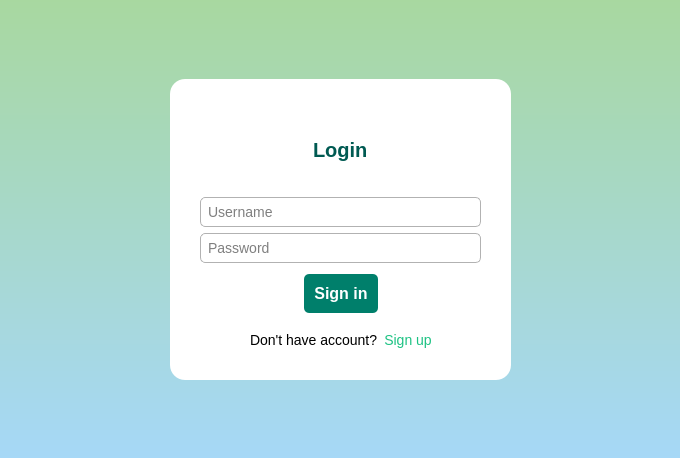
<?xml version="1.0" encoding="UTF-8"?>
<ui version="4.0">
 <class>AuthorizationWindow</class>
 <widget class="QDialog" name="AuthorizationWindow">
  <property name="geometry">
   <rect>
    <x>0</x>
    <y>0</y>
    <width>680</width>
    <height>458</height>
   </rect>
  </property>
  <property name="windowTitle">
   <string>Authorization</string>
  </property>
  <property name="windowIcon">
   <iconset theme="QIcon::ThemeIcon::UserAvailable"/>
  </property>
  <property name="styleSheet">
   <string notr="true">QDialog {
    background-color: qlineargradient(spread:pad, x1:0, y1:0, x2:0, y2:1, stop:0 #A8D8A0, stop:1 #A6D8F7);
}</string>
  </property>
  <layout class="QGridLayout" name="gridLayout">
   <item row="0" column="0">
    <layout class="QVBoxLayout" name="verticalLayout">
     <item>
      <spacer name="sprWidget3">
       <property name="orientation">
        <enum>Qt::Orientation::Vertical</enum>
       </property>
       <property name="sizeHint" stdset="0">
        <size>
         <width>20</width>
         <height>40</height>
        </size>
       </property>
      </spacer>
     </item>
     <item>
      <layout class="QHBoxLayout" name="horizontalLayout">
       <item>
        <spacer name="sprWidget1">
         <property name="orientation">
          <enum>Qt::Orientation::Horizontal</enum>
         </property>
         <property name="sizeHint" stdset="0">
          <size>
           <width>40</width>
           <height>20</height>
          </size>
         </property>
        </spacer>
       </item>
       <item>
        <widget class="QWidget" name="widLogForm" native="true">
         <property name="minimumSize">
          <size>
           <width>341</width>
           <height>301</height>
          </size>
         </property>
         <property name="styleSheet">
          <string notr="true">QWidget 
{
    background-color: #ffffff;
    border-radius: 15px;
    border: 1px solid #b2b2b2;
	border: none;
}</string>
         </property>
         <widget class="QWidget" name="verticalLayoutWidget">
          <property name="geometry">
           <rect>
            <x>30</x>
            <y>30</y>
            <width>281</width>
            <height>241</height>
           </rect>
          </property>
          <layout class="QVBoxLayout" name="verticalLayout_2">
           <item>
            <layout class="QHBoxLayout" name="horizontalLayout_5">
             <item>
              <spacer name="sprLogin1">
               <property name="orientation">
                <enum>Qt::Orientation::Horizontal</enum>
               </property>
               <property name="sizeHint" stdset="0">
                <size>
                 <width>40</width>
                 <height>20</height>
                </size>
               </property>
              </spacer>
             </item>
             <item>
              <widget class="QLabel" name="labLogin">
               <property name="styleSheet">
                <string notr="true">QLabel 
{
    font-size: 20px;
    font-weight: bold;
    color: #005a52;
    text-align: center;
 	background: transparent;
    border: none;
}</string>
               </property>
               <property name="text">
                <string>Login</string>
               </property>
              </widget>
             </item>
             <item>
              <spacer name="sprLogin2">
               <property name="orientation">
                <enum>Qt::Orientation::Horizontal</enum>
               </property>
               <property name="sizeHint" stdset="0">
                <size>
                 <width>40</width>
                 <height>20</height>
                </size>
               </property>
              </spacer>
             </item>
            </layout>
           </item>
           <item>
            <widget class="QLineEdit" name="txtName">
             <property name="styleSheet">
              <string notr="true">QLineEdit {
    border: 1px solid #b2b2b2;
    border-radius: 5px;
    padding: 5px;
    font-size: 14px;
    background-color: #ffffff;
    color: black; /* Основний текст чорний */
}

QLineEdit:focus {
    border: 1px solid #005a52;
}

QLineEdit::placeholder {
    color: gray; /* Placeholder сірий */
    font-style: italic;
}
</string>
             </property>
             <property name="placeholderText">
              <string>Username</string>
             </property>
            </widget>
           </item>
           <item>
            <widget class="QLineEdit" name="txtPassword">
             <property name="styleSheet">
              <string notr="true">QLineEdit {
    border: 1px solid #b2b2b2;
    border-radius: 5px;
    padding: 5px;
    font-size: 14px;
    background-color: #ffffff;
    color: black; /* Основний текст чорний */
}

QLineEdit:focus {
    border: 1px solid #005a52;
}

QLineEdit::placeholder {
    color: gray; /* Placeholder сірий */
    font-style: italic;
}
</string>
             </property>
             <property name="text">
              <string/>
             </property>
             <property name="placeholderText">
              <string>Password</string>
             </property>
            </widget>
           </item>
           <item>
            <spacer name="verticalSpacer_4">
             <property name="orientation">
              <enum>Qt::Orientation::Vertical</enum>
             </property>
             <property name="sizeType">
              <enum>QSizePolicy::Policy::Fixed</enum>
             </property>
             <property name="sizeHint" stdset="0">
              <size>
               <width>20</width>
               <height>5</height>
              </size>
             </property>
            </spacer>
           </item>
           <item>
            <layout class="QHBoxLayout" name="horizontalLayout_3">
             <item>
              <spacer name="sprSignIn1">
               <property name="orientation">
                <enum>Qt::Orientation::Horizontal</enum>
               </property>
               <property name="sizeHint" stdset="0">
                <size>
                 <width>40</width>
                 <height>20</height>
                </size>
               </property>
              </spacer>
             </item>
             <item>
              <widget class="QPushButton" name="btnSignIn">
               <property name="cursor">
                <cursorShape>PointingHandCursor</cursorShape>
               </property>
               <property name="styleSheet">
                <string notr="true">QPushButton {
    background-color: #007f6b;
    color: white;
    font-size: 16px;
    font-weight: bold;
    border-radius: 5px;
    padding: 10px;
}
QPushButton:hover {
    background-color: #005a52;
}
</string>
               </property>
               <property name="text">
                <string>Sign in</string>
               </property>
              </widget>
             </item>
             <item>
              <spacer name="sprSignIn2">
               <property name="orientation">
                <enum>Qt::Orientation::Horizontal</enum>
               </property>
               <property name="sizeHint" stdset="0">
                <size>
                 <width>40</width>
                 <height>20</height>
                </size>
               </property>
              </spacer>
             </item>
            </layout>
           </item>
           <item>
            <spacer name="verticalSpacer">
             <property name="orientation">
              <enum>Qt::Orientation::Vertical</enum>
             </property>
             <property name="sizeType">
              <enum>QSizePolicy::Policy::Fixed</enum>
             </property>
             <property name="sizeHint" stdset="0">
              <size>
               <width>20</width>
               <height>11</height>
              </size>
             </property>
            </spacer>
           </item>
           <item>
            <layout class="QHBoxLayout" name="horizontalLayout_4">
             <item>
              <spacer name="sprHaveAcc1">
               <property name="orientation">
                <enum>Qt::Orientation::Horizontal</enum>
               </property>
               <property name="sizeHint" stdset="0">
                <size>
                 <width>40</width>
                 <height>20</height>
                </size>
               </property>
              </spacer>
             </item>
             <item>
              <widget class="QLabel" name="labHaveAcc">
               <property name="styleSheet">
                <string notr="true">QLabel 
{
    color: black;
    text-align: center;
 	background: transparent;
    border: none;
	font-size: 14px;
}
</string>
               </property>
               <property name="text">
                <string>Don't have account?</string>
               </property>
              </widget>
             </item>
             <item>
              <widget class="QPushButton" name="btnSignUp">
               <property name="cursor">
                <cursorShape>PointingHandCursor</cursorShape>
               </property>
               <property name="styleSheet">
                <string notr="true">QPushButton
{
        background-color: transparent;
        border: none;
        color: #1dc283;
		font-size: 14px;
}</string>
               </property>
               <property name="text">
                <string>Sign up</string>
               </property>
              </widget>
             </item>
             <item>
              <spacer name="sprHaveAcc2">
               <property name="orientation">
                <enum>Qt::Orientation::Horizontal</enum>
               </property>
               <property name="sizeHint" stdset="0">
                <size>
                 <width>40</width>
                 <height>20</height>
                </size>
               </property>
              </spacer>
             </item>
            </layout>
           </item>
          </layout>
         </widget>
        </widget>
       </item>
       <item>
        <spacer name="sprWidget2">
         <property name="orientation">
          <enum>Qt::Orientation::Horizontal</enum>
         </property>
         <property name="sizeHint" stdset="0">
          <size>
           <width>40</width>
           <height>20</height>
          </size>
         </property>
        </spacer>
       </item>
      </layout>
     </item>
     <item>
      <spacer name="sprWidget4">
       <property name="orientation">
        <enum>Qt::Orientation::Vertical</enum>
       </property>
       <property name="sizeHint" stdset="0">
        <size>
         <width>20</width>
         <height>40</height>
        </size>
       </property>
      </spacer>
     </item>
    </layout>
   </item>
  </layout>
 </widget>
 <resources/>
 <connections/>
</ui>
